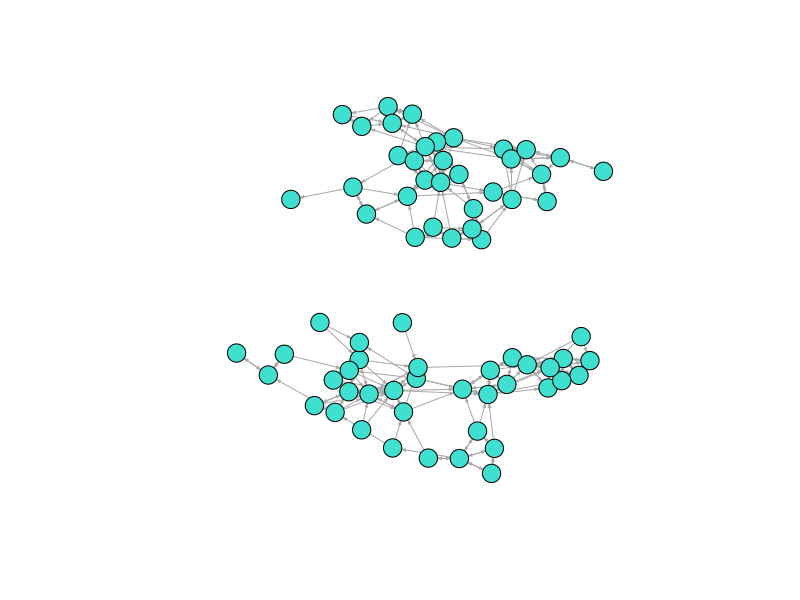

Write R code to recreate this figure.
## ---- chunk 1
knitr::opts_chunk$set(echo = TRUE)
## ---- chunk 2
library(sna)
data(coleman)
## ---- chunk 3
library(igraph)
frMat<-graph_from_adjacency_matrix(coleman[1,,], mode="directed",diag=FALSE )
frMat <- igraph::delete.vertices(frMat , which(igraph::degree(frMat)==0))
V(frMat)$label<-NA
plot(frMat, edge.arrow.size=.2, vertex.size=10, vertex.color="turquoise")
## ---- chunk 4
#Type code below:


## ---- chunk 5
#Type code below:
